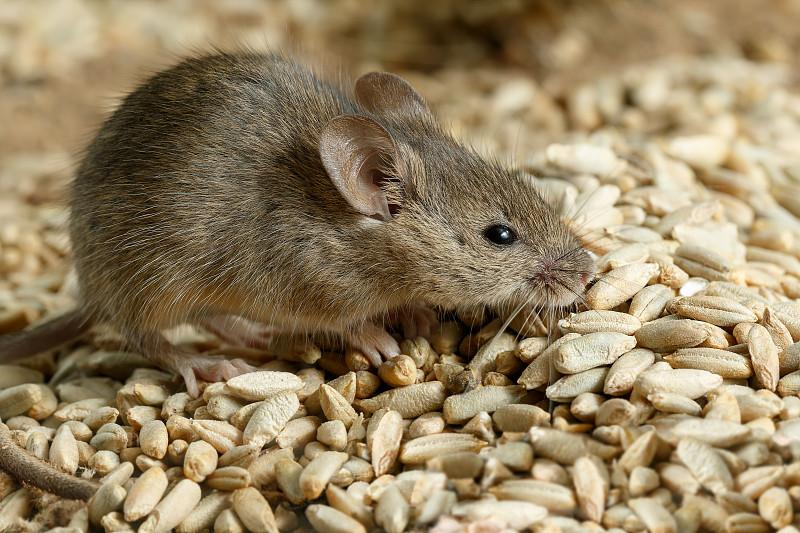
#> input picture datasets/merged_dataset/images/001985.jpg, 800 x 533 px
$ python -i generate_backgrounds.py   (imports and definitions only)
#> lines starting #> are read from the running program, lines starting #| are printed output that depends on the picture
#> further down, picture is the input picture: PIL image 800x533 RGB; mean R, G, B 149.6, 131, 98.6
"""
generate_backgrounds.py

Synthesize BACKGROUND (no-rat) images for Edge Impulse from your EXISTING
labeled dataset, for when you have no separate empty-scene footage.

Idea: every image contains a rat, but the rat usually covers only part of the
frame. The YOLO boxes tell us exactly where the rat is NOT, so we crop a large
rat-free square -> a real "empty station" background (same floor, food bowl,
shadows, lighting), with zero rat. We then apply the SAME ESP32-CAM
domain-randomization look as the positives (so style can't be used as a shortcut)
and write them into datasets/ei_curated/{training,testing}/ in the Edge Impulse
CLI label format (empty boundingBoxes = background sample).

Run:   python generate_backgrounds.py
Then:  edge-impulse-uploader --directory datasets/ei_curated
       (only the new bg_*.jpg upload; existing images are skipped by hash)
       -> Studio: regenerate features + retrain.

Requires: pillow, numpy, imagehash
"""

import json
import random
from pathlib import Path

import numpy as np
from PIL import Image
import imagehash

# ----------------------------- configuration ------------------------------
IMAGES_DIR = Path("datasets/merged_dataset/images")
LABELS_DIR = Path("datasets/merged_dataset/labels")
CURATED_DIR = Path("datasets/ei_curated")      # where the positives already live
PREFIX = "bg_"

TARGET_BG = 600            # total backgrounds to create (~12-15% of positives)
TRAIN_RATIO = 0.8          # split, same as the positives
MIN_SIDE = 120             # min side (px) of a usable rat-free square
MARGIN = 6                 # px kept away from any rat box
PHASH_THRESHOLD = 8        # dedup: skip backgrounds too similar to accepted ones
RANDOM_SEED = 42
JPEG_QUALITY = 90

# match the positives' style distribution / ESP32-CAM look
P_CLEAN = 1.0 / 3.0        # keep as clean color (like the untouched originals)
P_GRAYSCALE = 0.7
P_DARKEN = 0.6
P_LOWRES = 0.7
P_NOISE = 0.5
P_HFLIP = 0.5
# --------------------------------------------------------------------------


# [52 lines left out: functions read_yolo_boxes, rat_free_square, not called in this run]


def augment(im: Image.Image) -> Image.Image:
    """Apply the ESP32-CAM domain-randomization look to a background crop."""
    if random.random() < P_HFLIP:
        im = im.transpose(Image.FLIP_LEFT_RIGHT)
    if random.random() < P_GRAYSCALE:
        im = im.convert("L").convert("RGB")
    arr = np.asarray(im).astype(np.float32)
    if random.random() < P_DARKEN:
        gamma = random.uniform(1.3, 2.2)
        arr = 255.0 * (arr / 255.0) ** gamma
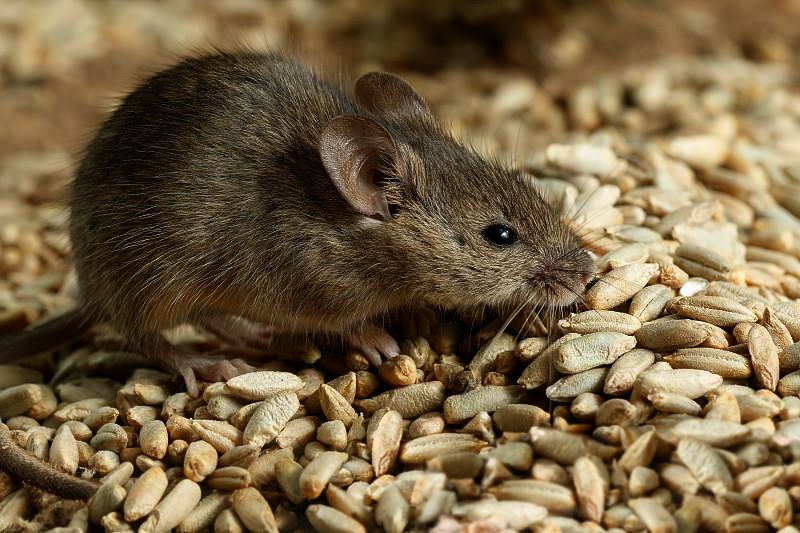
#> arr: shape (533, 800, 3) float32; mean R, G, B 119.9, 100, 68.3
    if random.random() < P_NOISE:
        arr = arr + np.random.normal(0, random.uniform(4, 14), arr.shape)
    arr = np.clip(arr, 0, 255).astype(np.uint8)
    out = Image.fromarray(arr)
    if random.random() < P_LOWRES:
        w, h = out.size
#> w = 800; h = 533
        f = random.uniform(0.35, 0.6)
        out = out.resize((max(1, int(w * f)), max(1, int(h * f))), Image.BILINEAR)
        out = out.resize((w, h), Image.NEAREST)
#> out: PIL image 800x533 RGB
    return out


# [110 lines left out: functions next_index, load_labels, main, not called in this run]


# [2 lines not run here, left out]

>>> from PIL import Image
>>> picture = Image.open('datasets/merged_dataset/images/001985.jpg')
>>> result = augment(picture)

$ run again, on datasets/merged_dataset/images/009945.jpg
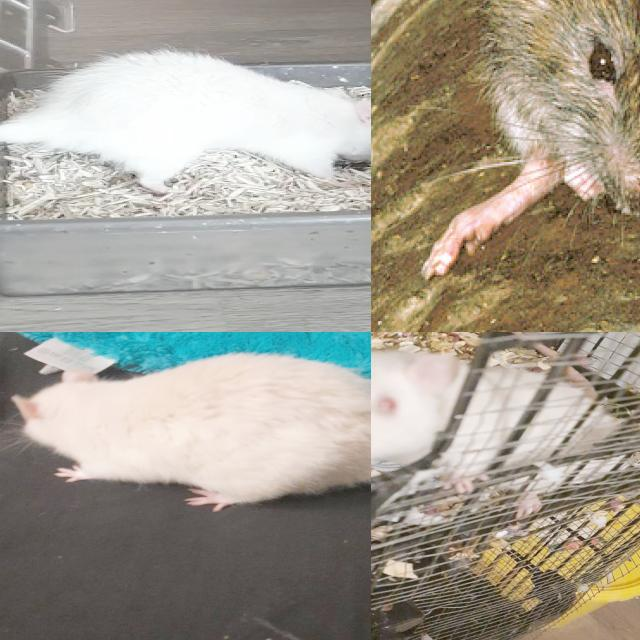
#> input picture datasets/merged_dataset/images/009945.jpg, 640 x 640 px
#> picture is the input picture: PIL image 640x640 RGB; mean R, G, B 163.3, 156.9, 144.6
#> in augment, `arr = 255.0 * (arr / 255.0) ** gamma`:
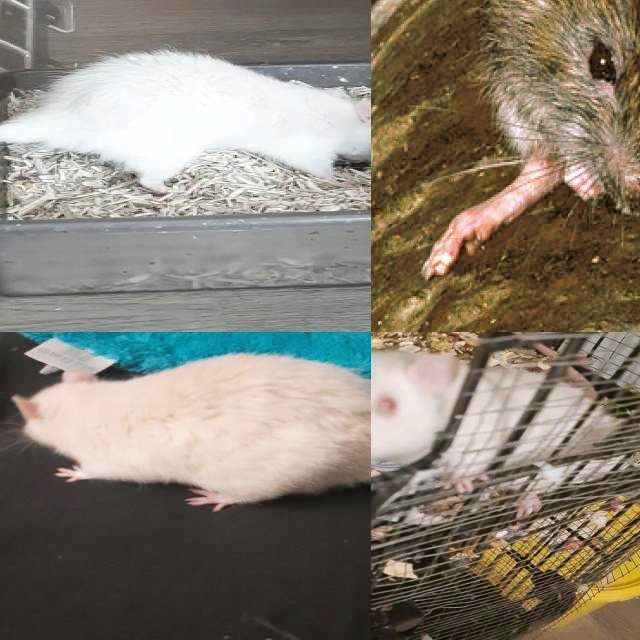
#> arr: shape (640, 640, 3) float32; mean R, G, B 135.5, 127.5, 114.9

$ run again, on datasets/merged_dataset/images/010910.jpg
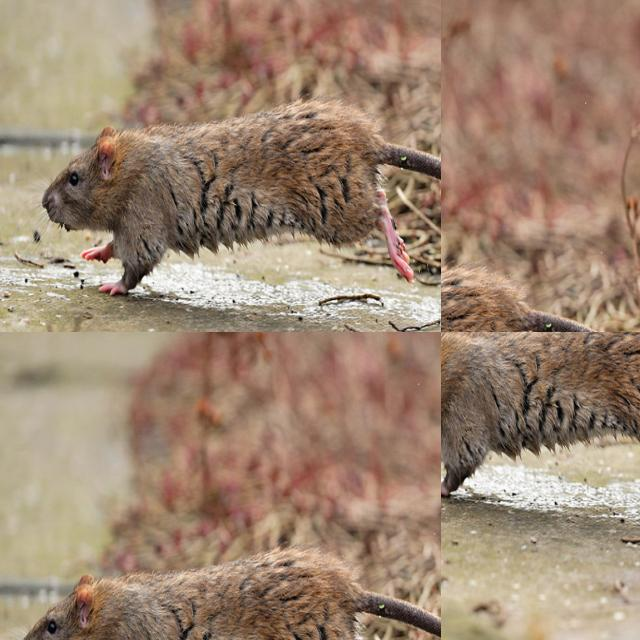
#> input picture datasets/merged_dataset/images/010910.jpg, 640 x 640 px
#> picture is the input picture: PIL image 640x640 RGB; mean R, G, B 158.7, 134.4, 113.7
#> in augment, `arr = 255.0 * (arr / 255.0) ** gamma`:
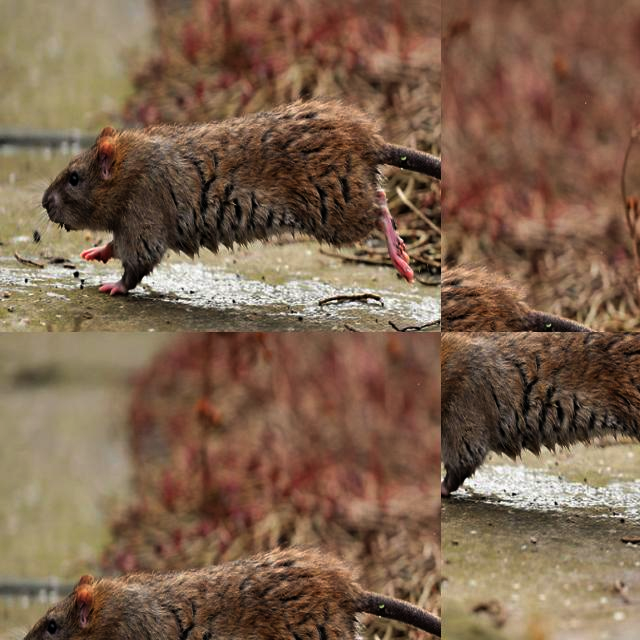
#> arr: shape (640, 640, 3) float32; mean R, G, B 126.2, 99.2, 77.6

$ run again, on datasets/merged_dataset/images/ratv2_back_balcony_20250915_233430-20250915_233530_70i77c_mp4-0008_jpg.rf.8a5d417373060c1e699f2e72f21e0b21 (210).jpg
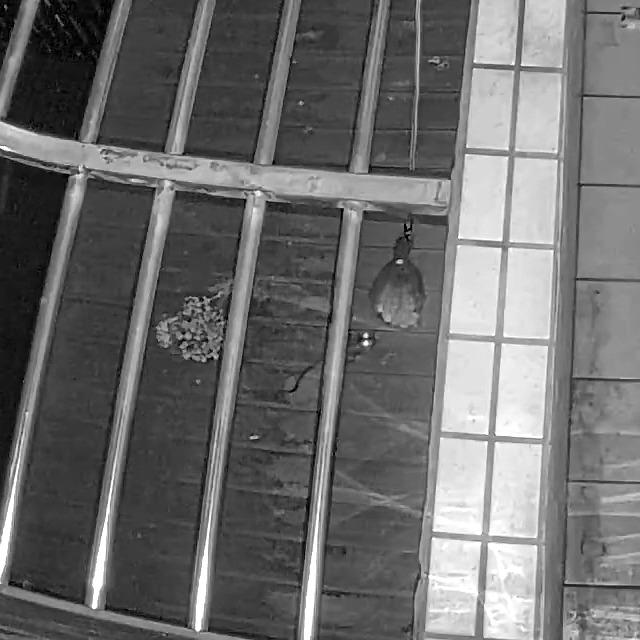
#> input picture datasets/merged_dataset/images/ratv2_back_balcony_20250915_233430-20250915_233530_70i77c_mp4-0008_jpg.rf.8a5d417373060c1e699f2e72f21e0b21 (210).jpg, 640 x 640 px
#> picture is the input picture: PIL image 640x640 RGB; min 0, max 255, mean 109.1
#> in augment, `arr = 255.0 * (arr / 255.0) ** gamma`:
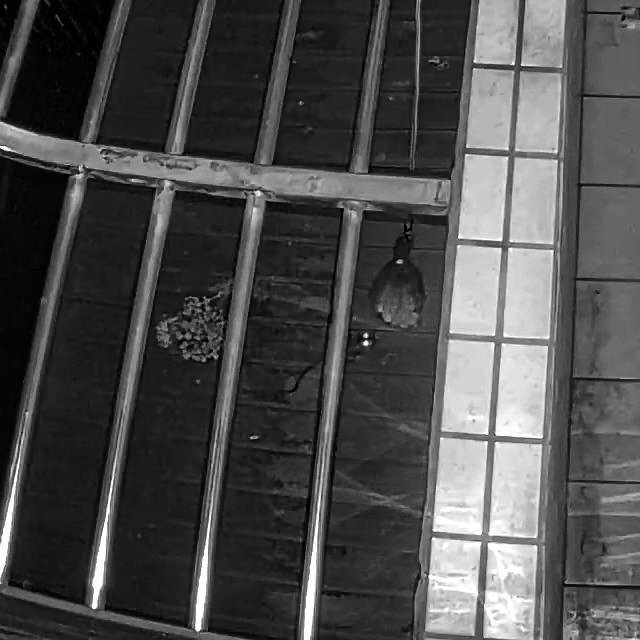
#> arr: shape (640, 640, 3) float32; min 0, max 255, mean 77.7
